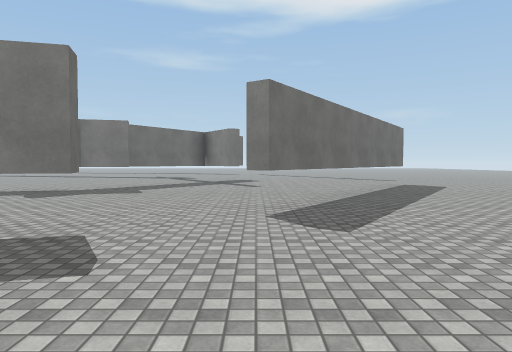
[1] (above)

24 first-person views from a walk through a scene from a Unity 3-D project. The camera is 1.4 m above the floor, tilts 2° down and sees 70° across. The floor is counted in squares, 2 m on a side. Each view is taken from the middle of a square. On the plan, view 1 faces up. The plan holds only what a view shows up to about 11 squares ahead; the rest is blank. The place goes on beyond the plan. Surface patterns are stand-ins for the level's own textures.

[2]
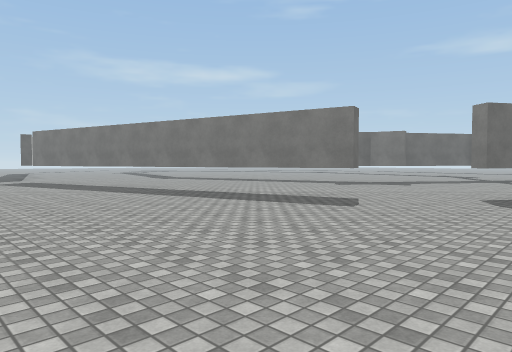

[3]
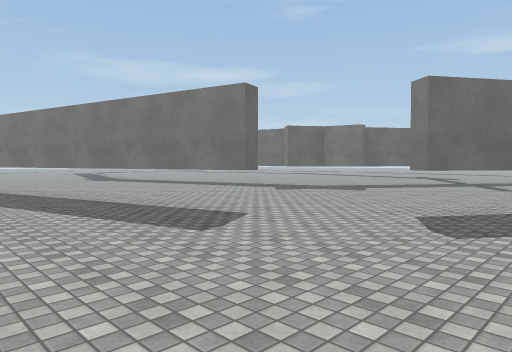

[4]
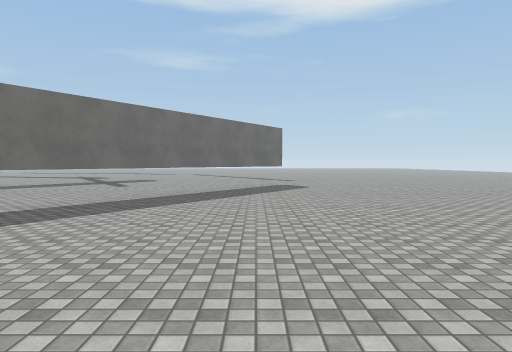

[5]
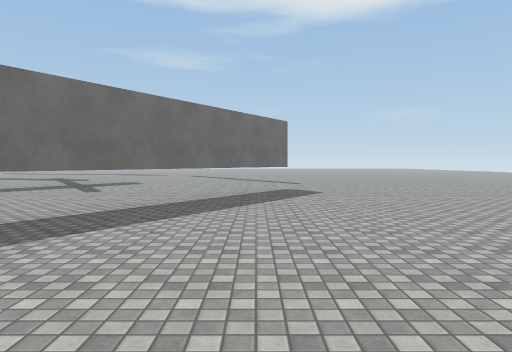

[6]
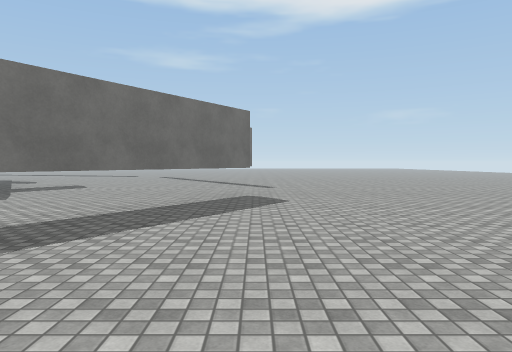

[7]
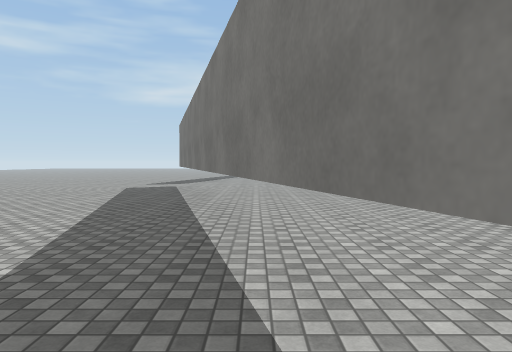

[8]
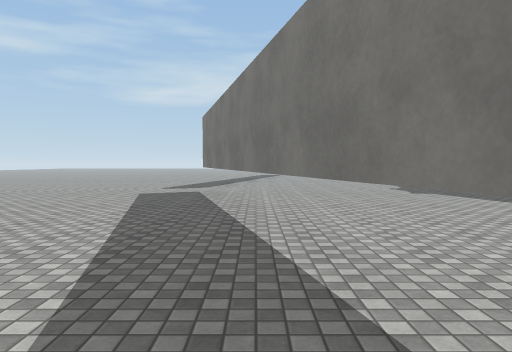

[9]
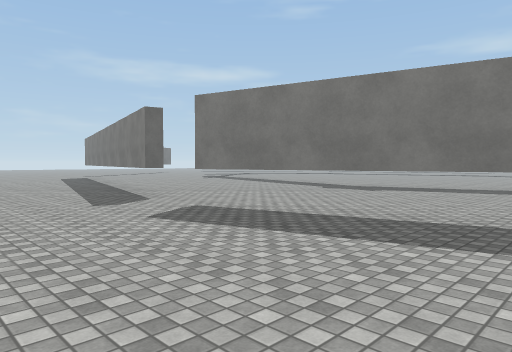

[10]
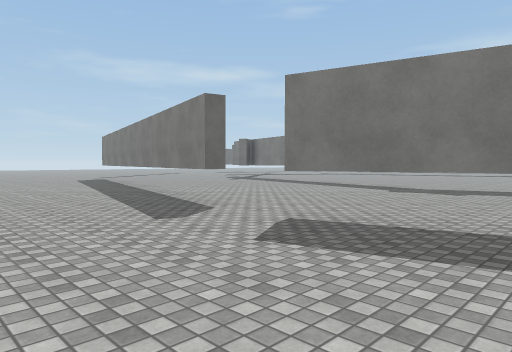

[11]
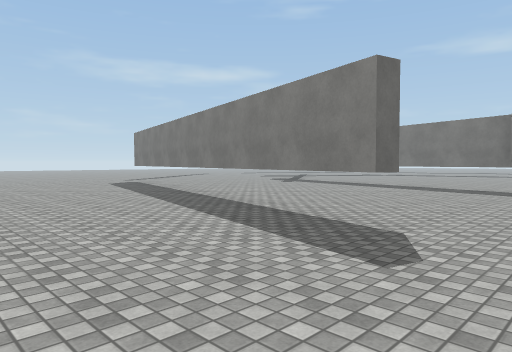

[12]
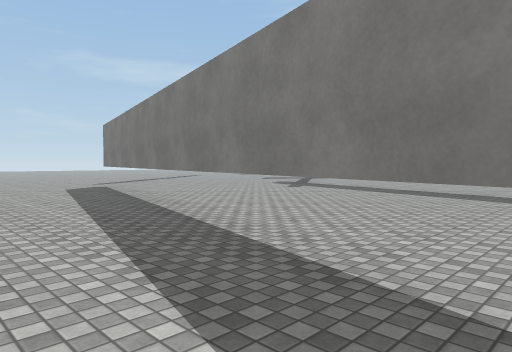

[13]
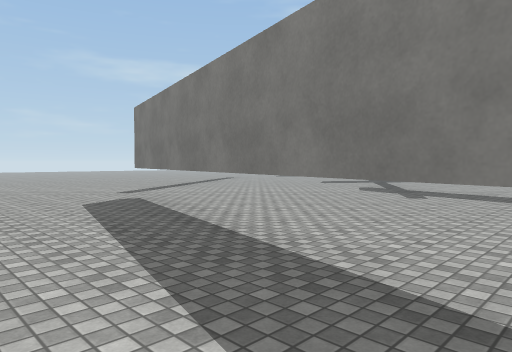

[14]
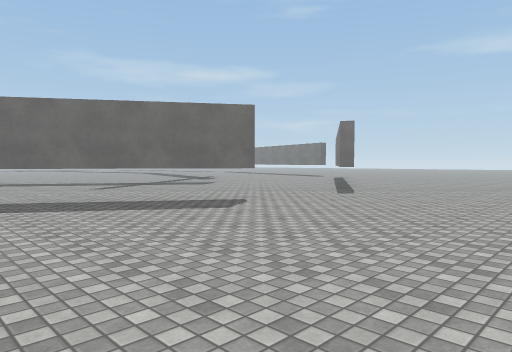

[15]
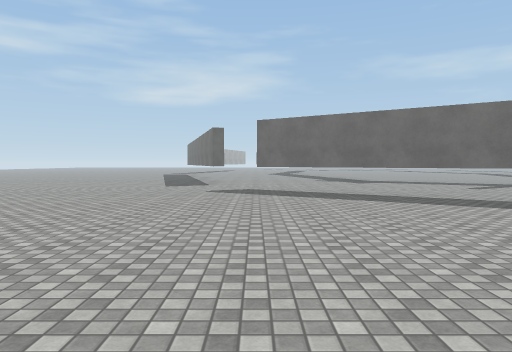

[16]
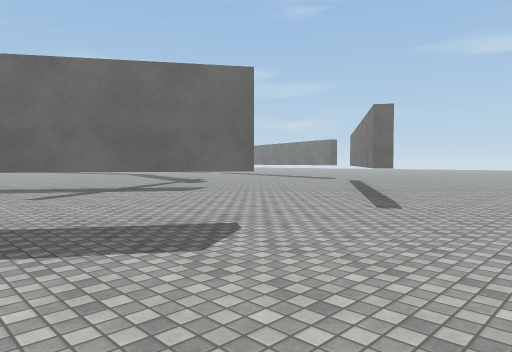

[17]
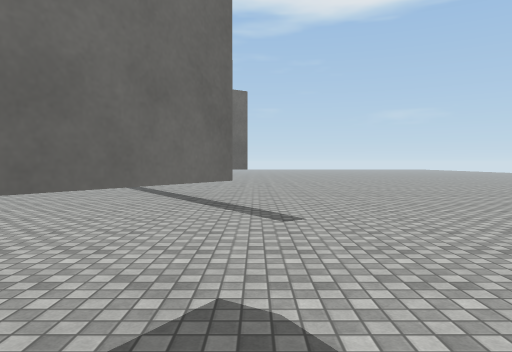

[18]
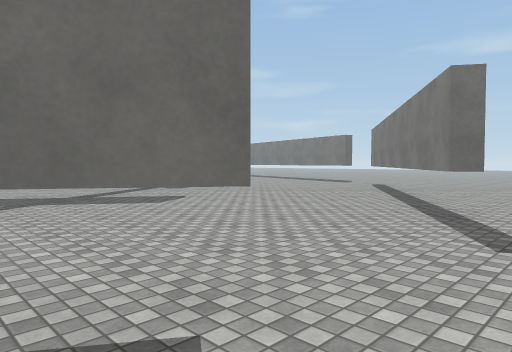

[19]
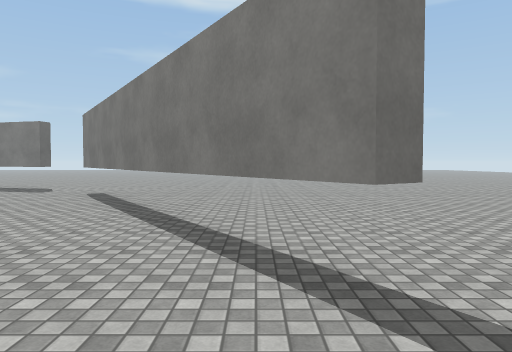

[20]
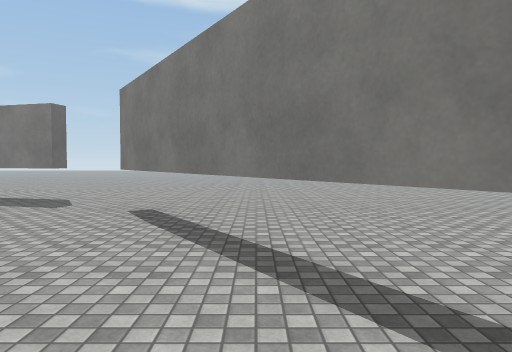

[21]
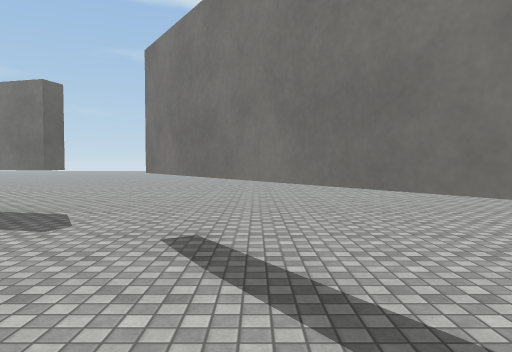

[22]
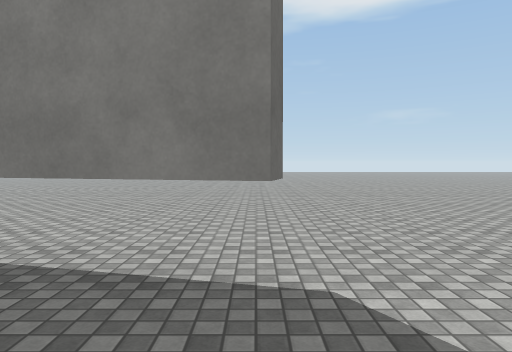

[23]
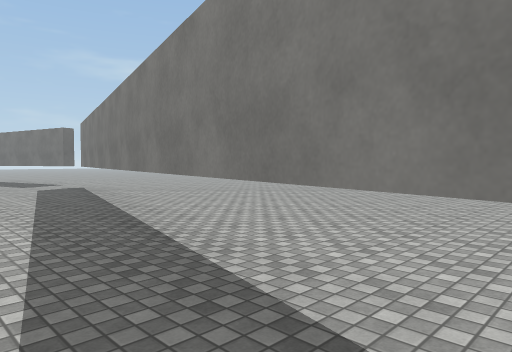

[24]
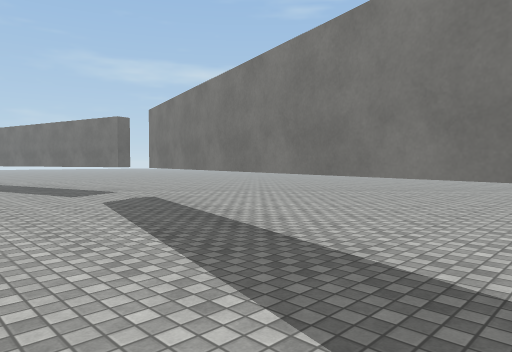

### Floor plan
Key: @ floor where view 1 was taken; # wall or solid block; . floor; T thing the floor can be seen under or through.
Columns run from 31 left of view 1 to 10 right of it. Each row starts with its distance up from view 1.
 30                  ...................
 29                 ....................
 28                .......................
 27               ###.###..................
 26             ##.......####...............
 25             .............###..............
 24                  ...........##............
 23                       .........#..........
 22                              ...#.........
 21                               ..#.........
 20                                ..#........
 19                               ....#.......
 18                              .....#.......
 17                              ......#......
 16                              .......#....
 15                                ...........
 14                                ...........
 13                                ...........
 12                              .......T.....
 11                            #.......T......
 10                           ##......T.......
  9       ..                   .......T.......
  8      ........ ###        ........T........
  7     ............. ....   .......T.........
  6     ................... ........T........
  5     ...........................T..........
  4  ....#.......................T...........
  3 ......TTTT...............TTTT...........
  2 ..........TTTT.......TTTT.............
  1    ...........TTT.TTT................
  0       .........................@....
 -1       ............................
 -2           .............. .........
 -3                .........      ....

Positions as (right, up) in squares from view 1, and headings:
1: (0, 0), facing up
2: (2, -3), facing up-left
3: (2, 0), facing up-left
4: (4, 0), facing up
5: (4, 2), facing up
6: (5, 4), facing up
7: (-2, 3), facing left
8: (-4, 2), facing left
9: (-8, -3), facing up-left
10: (-10, -3), facing up-left
11: (-13, -3), facing up-left
12: (-15, -1), facing up-left
13: (-19, 0), facing up-left
14: (10, 7), facing up-left
15: (10, 5), facing left
16: (8, 9), facing up-left
17: (5, 10), facing up
18: (6, 11), facing up-left
19: (4, 14), facing up
20: (2, 17), facing up
21: (1, 19), facing up
22: (-2, 22), facing up
23: (-2, 23), facing up-left
24: (-6, 23), facing up-left
